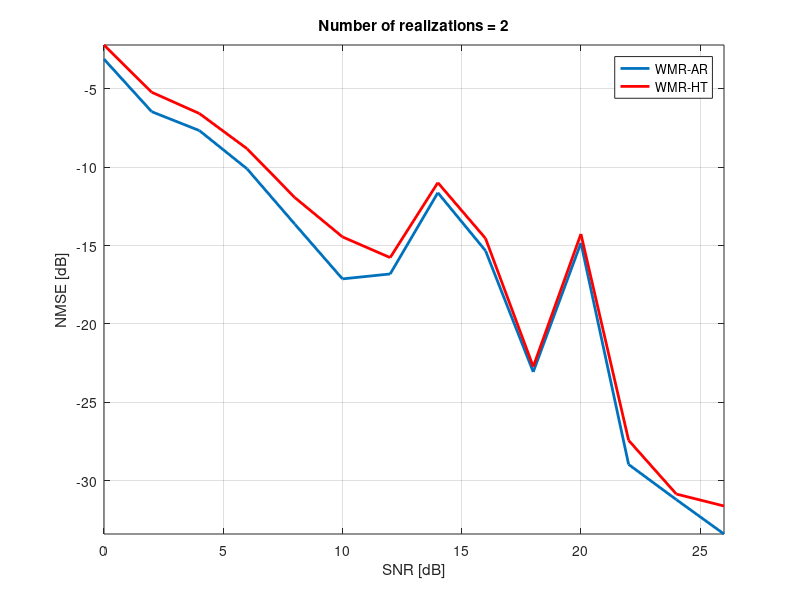

Reproduce this figure in MATLAB.
%-----------------------------------------------------------------------
% Routine for plotting Figure 2(b)
% Author:   Juan Marcos Ramirez Rondon
% Date  :   June, 2017
%
% Ramirez, J. M., & Paredes, J. L. (2014). Robust Sparse Signal Recovery
% Based on Weighted Median Operator. IEEE International Conference on
% Acoustic, Speech, and Signal Processing (ICASSP 2014). pp 1050-1054.
%-----------------------------------------------------------------------
close all;
clear all;

gsim_data = load('nmse_vs_snr_econtaminated.dat');
gpar_data = load('nmse_vs_snr_econtaminated_parameters.dat');

plot(gsim_data(:,1), gsim_data(:,2), 'LineWidth',2);
hold on;
plot(gsim_data(:,1), gsim_data(:,3), 'r','LineWidth',2);
axis('tight'); grid on;
legend('WMR-AR','WMR-HT');
xlabel('SNR [dB]');
ylabel('NMSE [dB]');
title(['Number of realizations = ' num2str(gpar_data(3))]);